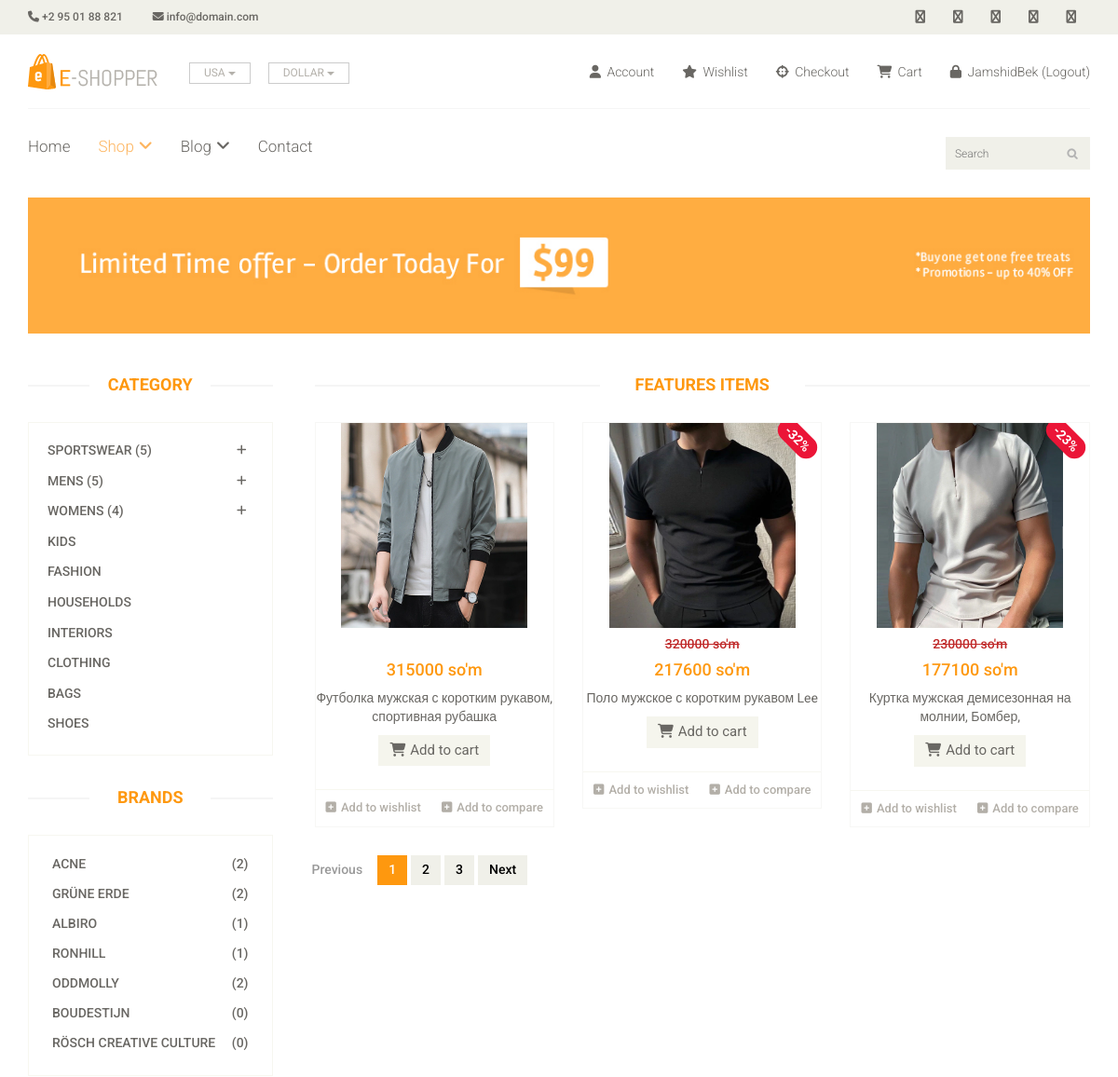
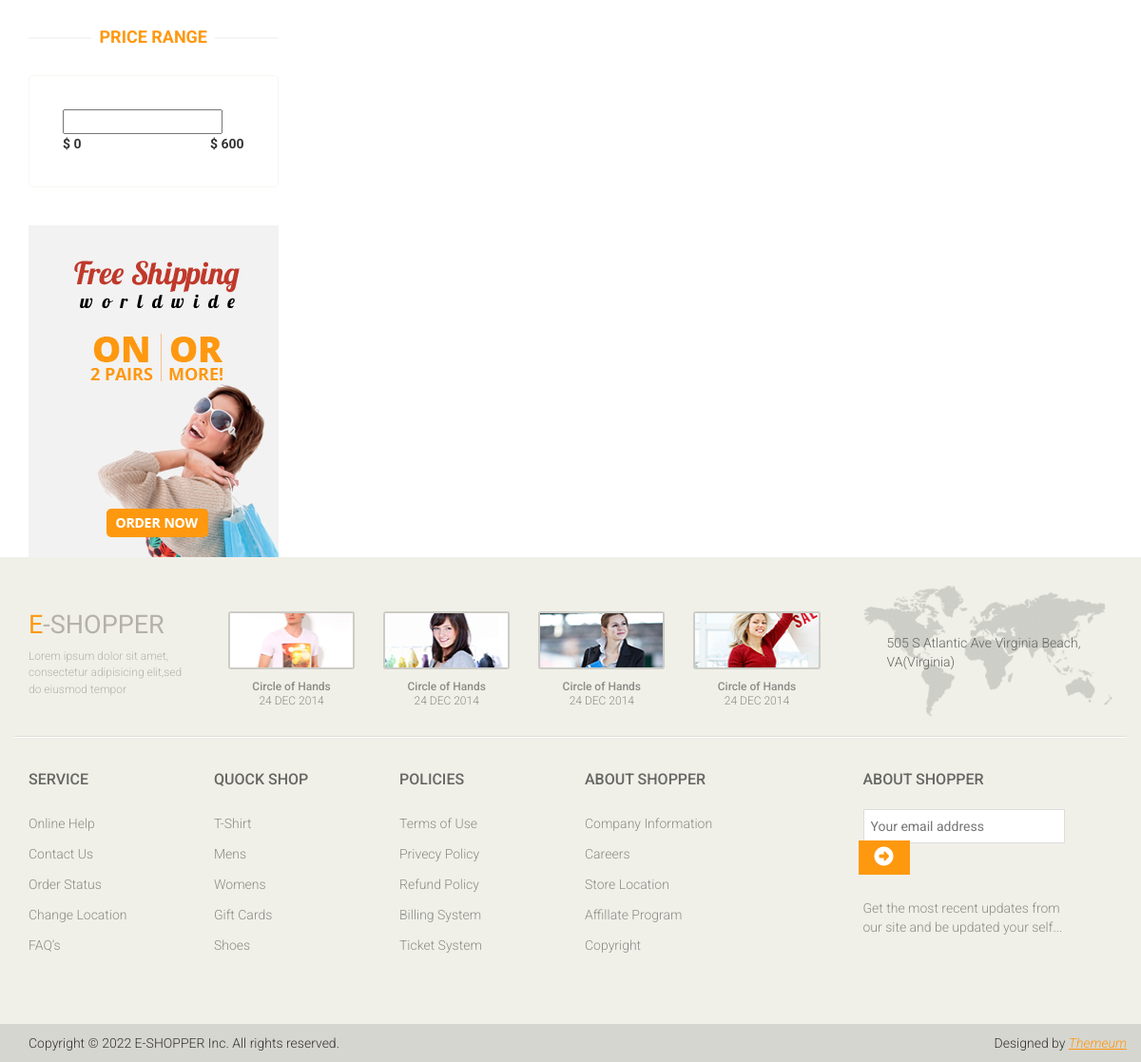
/shop/ (signed in), run on the app's committed database (2 pictures, top to bottom).
### pages/models.py (models this page shows, shortened)
class Category(models.Model):
    name = models.CharField(max_length=250, null=True)

class SubCategory(models.Model):
    subId = models.ForeignKey(Category, related_name='subcategory', on_delete=models.SET_NULL, null=True)
    name = models.CharField(max_length=255)

class Brand(models.Model):
    name = models.CharField(max_length=250, null=True)

class Product(models.Model):
    img = models.ImageField(null=True)
    title = models.CharField(max_length=255, null=True)
    category = models.ForeignKey(Category, related_name='category',on_delete=models.SET_NULL, null=True)
    brand = models.ForeignKey(Brand, related_name='brand',on_delete=models.SET_NULL, null=True)
    narx = models.IntegerField(null=True)
    chegirma = models.IntegerField(default=0, null=True)
    soni = models.IntegerField(null=True, default=0)
    holati = models.CharField(max_length=255,null=True)
    def ayir(self):
        return math.floor(self.narx - ((self.narx*self.chegirma)/100))

### pages/views.py (the view)
# urls.py: path('shop/', shop, name='shop'),
def shop(req):
    ct = Category.objects.all()
    brand = Brand.objects.all()
    products = Product.objects.all()
    page = req.GET.get('page', 1)
    paginator = Paginator(products, 3)
    try:
        products = paginator.page(page)
    except PageNotAnInteger:
        products = paginator.page(1)
    except EmptyPage:
        products = paginator.page(paginator.num_pages)
    return render(req, 'shop.html',context={
        'ct':ct,
        'brand':brand,
        'products': products
    })

### templates/shop.html (shortened to what this page needs)
{% extends 'base.html' %}
{% load static %}
{% block content %}
	<section id="advertisement">
		<div class="container">
			<img src="{% static 'images/shop/advertisement.jpg' %}" alt="" />
		</div>
	</section>
	<section>
		<div class="container">
			<div class="row">
				<div class="col-sm-3">
					<div class="left-sidebar">
						<h2>Category</h2>
						<div class="panel-group category-products" id="accordian">
            {% for itemCt in ct%}
              {% if itemCt.subcategory.all %}
                  <div class="panel panel-default">
                <div class="panel-heading">
                  <h4 class="panel-title">
                    <a class="category" data-toggle="collapse" data-category="{{itemCt.id}}" data-parent="#accordian" href="#{{itemCt.name}}">
                      <span class="badge pull-right"><i class="fa fa-plus"></i></span>
                      {{itemCt.name}}  ({{ itemCt.subcategory.all | length }})
                    </a>
                  </h4>
                </div>
              </div>
            {% else %}
              <div class="panel panel-default">
                <div class="panel-heading">
                  <h4 class="panel-title">
                    <a class="category" data-category="{{itemCt.id}}" href="#">{{ itemCt.name }}</a>
                  </h4>
                </div>
              </div>
            {% endif %}
              {% endfor %}
						</div>
						<div class="brands_products">
							<h2>Brands</h2>
							<div class="brands-name">
								<ul class="nav nav-pills nav-stacked">
									{% for itemBrand in brand %}
                                    <li><a href=""> <span class="pull-right">({{ itemBrand.brand.count }})</span>{{ itemBrand.name }}</a></li>
                                    {% endfor %}
								</ul>
							</div>
						</div>
						<div class="price-range">
							<h2>Price Range</h2>
							<div class="well">
								 <input type="text" class="span2" value="" data-slider-min="0" data-slider-max="600" data-slider-step="5" data-slider-value="[250,450]" id="sl2" ><br />
								 <b>$ 0</b> <b class="pull-right">$ 600</b>
							</div>
						</div>
						<div class="shipping text-center">
							<img src="images/home/shipping.jpg" alt="" />
						</div>
					</div>
				</div>
				<div class="col-sm-9 padding-right">
					<div class="features_items">
						<h2 class="title text-center">Features Items</h2>
	                    {% for pro in products %}
                            <div class="col-sm-4">
							<div  class="product-image-wrapper">
								<div  class="single-products">
									<div  class="productinfo text-center">
										<img style="height: 220px;width: 200px;background-size: cover;z-index: 100;" class="" src="{{ pro.img.url }}" alt="" />
										<h4 >
                                            {% if pro.chegirma > 0 %}
                                                <h5><del  style="color: #c02a2a;margin-top: 45px;">{{ pro.narx }} so'm</del></h5>
                                                <h4 style="color: #FE980F">{{ pro.ayir }} so'm</h4>
                                                <p >{{ pro.title }}</p>
                                            {% else %}
                                                <h4 style="color: #FE980F;margin-top: 35px";>{{ pro.narx }} so'm</h4>
                                                <p >{{ pro.title }}</p>
                                            {% endif %}
                                        </h4>
										<a href="#" class="btn btn-default add-to-cart"><i class="fa fa-shopping-cart"></i>Add to cart</a>
									</div>
									<div class="product-overlay">
                                        {% if pro.chegirma > 0 %}
                                            <p class="new chegirma">-{{ pro.chegirma }}%</p>
                                        {% endif %}
										<div class="overlay-content">
										</div>
									</div>
								</div>
								<div class="choose">
									<ul class="nav nav-pills nav-justified">
										<li><a href=""><i class="fa fa-plus-square"></i>Add to wishlist</a></li>
										<li><a href=""><i class="fa fa-plus-square"></i>Add to compare</a></li>
									</ul>
								</div>
							</div>
						</div>
                        {% endfor %}
					</div>
                          <div class="row">
                              <div class="col-12">
                                {% if products.has_other_pages %}
                                <ul class="pagination">
                                 {% if products.has_previous %}
                                  <li class="page-item"><a class="page-link" href="?page={{ products.previous_page_number }}">Previous</a></li>
                                {% else %}
                                  <li class="page-item disabled"><span class="page-link">Previous</span></li>
                                  {% endif %}
                                {% for i in products.paginator.page_range %}
                                  {% if products.number == i %}
                                  <li class="page-item active" aria-current="page"><a class="page-link" href="#">{{ i }}</a></li>
                                  {% else %}
                                  <li class="page-item"><a class="page-link" href="?page={{ i }}">{{ i }}</a></li>
                                  {% endif %}
                                  {% endfor %}
                                {% if products.has_next %}
                                  <li class="page-item"><a class="page-link" href="?page={{ products.next_page_number }}">Next</a></li>
                                {% else %}
                                  <li class="page-item disabled"><span class="page-link">Next</span></li>
                                  {% endif %}
                                </ul>
                                {% endif %}
                              </div>
                          </div>
				</div>
			</div>
		</div>
	</section>
	{% endblock content %}

### templates/base.html (shortened to what this page needs)
{% load static %}
<!DOCTYPE html>
<html lang="en">
<head>
    <link href="{% static 'css/bootstrap.min.css' %}" rel="stylesheet">
    <link rel="stylesheet" href="{% static 'css/font-awesome.min.css' %}">
    <link rel="stylesheet" href="https://cdnjs.cloudflare.com/ajax/libs/font-awesome/6.1.1/css/all.min.css" />
    <link href="{% static 'css/prettyPhoto.css' %}" rel="stylesheet">
    <link href="{% static 'css/price-range.css' %}" rel="stylesheet">
    <link href="{% static 'css/animate.css' %}" rel="stylesheet">
	<link href="{% static 'css/main.css' %}" rel="stylesheet">
	<link href="{% static 'css/responsive.css' %}" rel="stylesheet">
</head>
<body>
	<header id="header">
		<div class="header_top">
			<div class="container">
				<div class="row">
					<div class="col-sm-6">
						<div class="contactinfo">
							<ul class="nav nav-pills">
								<li><a href="#"><i class="fa fa-phone"></i> +2 95 01 88 821</a></li>
								<li><a href="#"><i class="fa fa-envelope"></i> info@domain.com</a></li>
							</ul>
						</div>
					</div>
					<div class="col-sm-6">
						<div class="social-icons pull-right">
							<ul class="nav navbar-nav">
								<li><a href="#"><i class="fa fa-facebook"></i></a></li>
								<li><a href="#"><i class="fa fa-twitter"></i></a></li>
								<li><a href="#"><i class="fa fa-linkedin"></i></a></li>
								<li><a href="#"><i class="fa fa-dribbble"></i></a></li>
								<li><a href="#"><i class="fa fa-google-plus"></i></a></li>
							</ul>
						</div>
					</div>
				</div>
			</div>
		</div>
		<div class="header-middle">
			<div class="container">
				<div class="row">
					<div class="col-sm-4">
						<div class="logo pull-left">
							<a href="{% url 'index' %}"><img src="{% static 'images/home/logo.png' %}" alt="" /></a>
						</div>
						<div class="btn-group pull-right">
							<div class="btn-group">
								<button type="button" class="btn btn-default dropdown-toggle usa" data-toggle="dropdown">
									USA
									<span class="caret"></span>
								</button>
							</div>
							<div class="btn-group">
								<button type="button" class="btn btn-default dropdown-toggle usa" data-toggle="dropdown">
									DOLLAR
									<span class="caret"></span>
								</button>
							</div>
						</div>
					</div>
					<div class="col-sm-8">
						<div class="shop-menu pull-right">
							<ul class="nav navbar-nav">
								<li><a href="#"><i class="fa fa-user"></i> Account</a></li>
								<li><a href="#"><i class="fa fa-star"></i> Wishlist</a></li>
								<li><a href="checkout.html"><i class="fa fa-crosshairs"></i> Checkout</a></li>
								<li><a href="cart.html"><i class="fa fa-shopping-cart"></i> Cart</a></li>
								   {% if  user.is_authenticated %}
                                      <li><a href="{% url 'logout' %}"><i class="fa fa-lock"></i> {{ user.username }} (Logout)</a></li>
                                    {% else %}
                                      <li><a href="{% url 'login' %}"><i class="fa fa-lock"></i> Login</a></li>
                                      <li><a href="{% url 'signup' %}"><i class="fa fa-sign-in"></i> Sign-up</a></li>
                                    {% endif %}
							</ul>
						</div>
					</div>
				</div>
			</div>
		</div>
		<div class="header-bottom">
			<div class="container">
				<div class="row">
					<div class="col-sm-9">
						<div class="mainmenu pull-left">
							<ul class="nav navbar-nav collapse navbar-collapse">
								<li><a href="{% url 'index' %}" class=" {% if request.resolver_match.url_name == 'index' %}active{% endif %}">Home</a></li>
								<li class="dropdown"><a href="#" class="{% if request.resolver_match.url_name == 'shop' %}active{% endif %}">Shop<i class="fa fa-angle-down "></i></a>
                                </li>
								<li class="dropdown"><a href="#">Blog<i class="fa fa-angle-down"></i></a>
                                </li>
								<li><a href="{% url 'contact' %}">Contact</a></li>
							</ul>
						</div>
					</div>
					<div class="col-sm-3">
						<div class="search_box pull-right">
							<input type="text" placeholder="Search"/>
						</div>
					</div>
				</div>
			</div>
		</div>
	</header>
{% block content %}
{% endblock content %}
	<footer id="footer">
		<div class="footer-top">
			<div class="container">
				<div class="row">
					<div class="col-sm-2">
						<div class="companyinfo">
							<h2><span>e</span>-shopper</h2>
							<p>Lorem ipsum dolor sit amet, consectetur adipisicing elit,sed do eiusmod tempor</p>
						</div>
					</div>
					<div class="col-sm-7">
						<div class="col-sm-3">
							<div class="video-gallery text-center">
								<a href="#">
									<div class="iframe-img">
										<img src="{% static 'images/home/iframe1.png' %}" alt="" />
									</div>
								</a>
								<p>Circle of Hands</p>
								<h2>24 DEC 2014</h2>
							</div>
						</div>
						<div class="col-sm-3">
							<div class="video-gallery text-center">
								<a href="#">
									<div class="iframe-img">
										<img src="{% static 'images/home/iframe2.png' %}" alt="" />
									</div>
								</a>
								<p>Circle of Hands</p>
								<h2>24 DEC 2014</h2>
							</div>
						</div>
						<div class="col-sm-3">
							<div class="video-gallery text-center">
								<a href="#">
									<div class="iframe-img">
										<img src="{% static 'images/home/iframe3.png' %}" alt="" />
									</div>
								</a>
								<p>Circle of Hands</p>
								<h2>24 DEC 2014</h2>
							</div>
						</div>
						<div class="col-sm-3">
							<div class="video-gallery text-center">
								<a href="#">
									<div class="iframe-img">
										<img src="{% static 'images/home/iframe4.png' %}" alt="" />
									</div>
								</a>
								<p>Circle of Hands</p>
								<h2>24 DEC 2014</h2>
							</div>
						</div>
					</div>
					<div class="col-sm-3">
						<div class="address">
							<img src="{% static 'images/home/map.png' %}" alt="" />
							<p>505 S Atlantic Ave Virginia Beach, VA(Virginia)</p>
						</div>
					</div>
				</div>
			</div>
		</div>
		<div class="footer-widget">
			<div class="container">
				<div class="row">
					<div class="col-sm-2">
						<div class="single-widget">
							<h2>Service</h2>
							<ul class="nav nav-pills nav-stacked">
								<li><a href="#">Online Help</a></li>
								<li><a href="#">Contact Us</a></li>
								<li><a href="#">Order Status</a></li>
								<li><a href="#">Change Location</a></li>
								<li><a href="#">FAQ’s</a></li>
							</ul>
						</div>
					</div>
					<div class="col-sm-2">
						<div class="single-widget">
							<h2>Quock Shop</h2>
							<ul class="nav nav-pills nav-stacked">
								<li><a href="#">T-Shirt</a></li>
								<li><a href="#">Mens</a></li>
								<li><a href="#">Womens</a></li>
								<li><a href="#">Gift Cards</a></li>
								<li><a href="#">Shoes</a></li>
							</ul>
						</div>
					</div>
					<div class="col-sm-2">
						<div class="single-widget">
							<h2>Policies</h2>
							<ul class="nav nav-pills nav-stacked">
								<li><a href="#">Terms of Use</a></li>
								<li><a href="#">Privecy Policy</a></li>
								<li><a href="#">Refund Policy</a></li>
								<li><a href="#">Billing System</a></li>
								<li><a href="#">Ticket System</a></li>
							</ul>
						</div>
					</div>
					<div class="col-sm-2">
						<div class="single-widget">
							<h2>About Shopper</h2>
							<ul class="nav nav-pills nav-stacked">
								<li><a href="#">Company Information</a></li>
								<li><a href="#">Careers</a></li>
								<li><a href="#">Store Location</a></li>
								<li><a href="#">Affillate Program</a></li>
								<li><a href="#">Copyright</a></li>
							</ul>
						</div>
					</div>
					<div class="col-sm-3 col-sm-offset-1">
						<div class="single-widget">
							<h2>About Shopper</h2>
							<form action="#" class="searchform">
								<input type="text" placeholder="Your email address" />
								<button type="submit" class="btn btn-default"><i class="fa fa-arrow-circle-o-right"></i></button>
								<p>Get the most recent updates from <br />our site and be updated your self...</p>
							</form>
						</div>
					</div>
				</div>
			</div>
		</div>
		<div class="footer-bottom">
			<div class="container">
				<div class="row">
					<p class="pull-left">Copyright © 2022 E-SHOPPER Inc. All rights reserved.</p>
					<p class="pull-right">Designed by <span><a target="_blank" href="http://www.themeum.com">Themeum</a></span></p>
				</div>
			</div>
		</div>
	</footer>
  </body>
</html>

### data on the page
Category: name "SPORTSWEAR", subcategory.all|length "5"
Category: name "MENS", subcategory.all|length "5"
Category: name "WOMENS", subcategory.all|length "4"
Category: name "KIDS"
Category: name "FASHION"
Category: name "HOUSEHOLDS"
Category: name "INTERIORS"
Category: name "CLOTHING"
Category: name "BAGS"
Category: name "SHOES"
Brand: brand.count "2", name "ACNE"
Brand: brand.count "2", name "GRÜNE ERDE"
Brand: brand.count "1", name "ALBIRO"
Brand: brand.count "1", name "RONHILL"
Brand: brand.count "2", name "ODDMOLLY"
Brand: brand.count "0", name "BOUDESTIJN"
Brand: brand.count "0", name "RÖSCH CREATIVE CULTURE"
Product: img (picture), narx "315000", title "Футболка мужская с коротким рукавом, спортивная рубашка"
Product: img (picture), narx "320000", ayir "217600", title "Поло мужское с коротким рукавом Lee", chegirma "32"
Product: img (picture), narx "230000", ayir "177100", title "Куртка мужская демисезонная на молнии, Бомбер,", chegirma "23"

### other printed values
{{ user.username }} "JamshidBek"
{{ i }} "1"
{{ i }} "2" "3"
